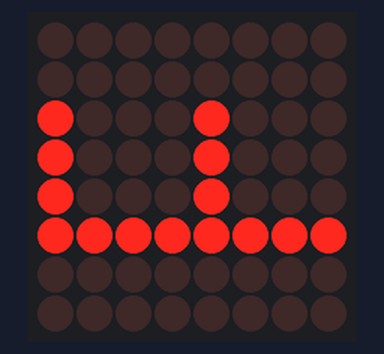
Simulated run of this sketch. Board: Arduino Uno, built with avr-gcc and run on an emulated ATmega328P. Shown: 8×8 LED matrix.

Above: at 0.15 s.
At 1.05 s:
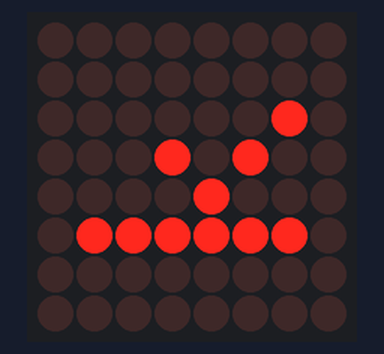
At 1.96 s:
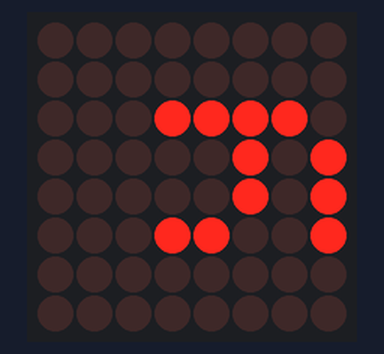
At 2.8 s:
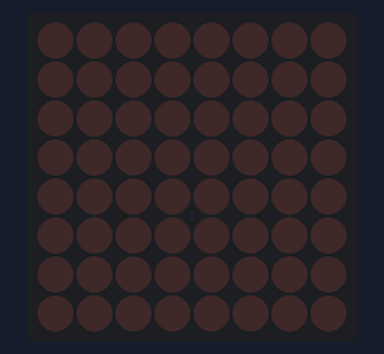
At 11.5 s:
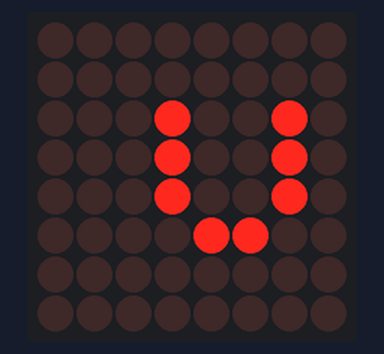

Measured:
- by itself, everything shown: repeats every 10.7 s, in 109 steps
- what the display in image 3 shows lasts 0.9 s, from 2.7 s to 3.6 s

The sketch:

LEDDotMatrix.ino
```cpp
#include "Write.h"
#include "HiAnxiety.h"
//We always have to include the library
#include "LedControl.h"

/*
 Now we need a LedControl to work with.
 ***** These pin numbers will probably not work with your hardware *****
 pin 12 is connected to the DataIn
 pin 11 is connected to the CLK
 pin 10 is connected to LOAD
 We have only a single MAX72XX.
 */
LedControl lc = LedControl(12,11,10,1);

/* we always wait a bit between updates of the display */
unsigned long delaytime=300;

void setup() {
  /*
   The MAX72XX is in power-saving mode on startup,
   we have to do a wakeup call
   */
  lc.shutdown(0,false);
  /* Set the brightness to a medium values */
  lc.setIntensity(0,5);
  /* and clear the display */
  lc.clearDisplay(0);
}


void loop() {
  writeDemo(&lc);
  hiAnxiety(&lc);
}
```

HiAnxiety.cpp
```cpp
#include "HiAnxiety.h"

void paintFrame(LedControl *lc, byte *frame)
{
  for(int i = 0; i < 8; i++)
  {
    lc->setRow(0,i,frame[i]);
  }

  delay(70);
}

void paintScene(LedControl *lc)
{
  byte _blank[8]={B00000000,B00000000,B00000000,B00000000,B00000000,B00000000,B00000000,B00000000};

  byte _F1[8]={B11111111,B10000001,B10000001,B10000001,B10000001,B10000001,B10000001,B11111111};
  byte _F2[8]={B00000000,B01111110,B01000010,B01000010,B01000010,B01000010,B01111110,B00000000};
  byte _F3[8]={B00000000,B00000000,B00111100,B00100100,B00100100,B00111100,B00000000,B00000000};
  byte _F4[8]={B00000000,B00000000,B00000000,B00011000,B00011000,B00000000,B00000000,B00000000};

  paintFrame(lc, _F1);
  paintFrame(lc, _F2);
  paintFrame(lc, _F3);
  paintFrame(lc, _F4);
  paintFrame(lc, _blank);

}

void hiAnxiety(LedControl *lc)
{
  for( int i = 0; i < 20; i++)
    paintScene(lc);
}
```

HiAnxiety.h
```cpp
#ifndef HIANXIETY_H
#define HIANXIETY_H

#include "LedControl.h"

void paintFrame(LedControl *lc, byte *frame);
void paintScene(LedControl *lc);
void hiAnxiety(LedControl *lc);

#endif // WRITE_H
```

Write.cpp
```cpp
#include "Write.h"

void writeLetter(LedControl *lc, byte *letter)
{
  for(int i = 0; i < 8; i++)
  {
    lc->setRow(0,i,letter[i]);
  }

  delay(300);
}

void writeDemo(LedControl *lc)
{
  byte _blank[8]={B00000000,B00000000,B00000000,B00000000,B00000000,B00000000,B00000000,B00000000};

  byte _F[8]={B00000000,B00000000,B10001000,B10001000,B10001000,B11111111,B00000000,B00000000};
  byte _c[8]={B00000000,B00000000,B00010010,B00010010,B00010010,B00001100,B00000000,B00000000};
  byte _k[8]={B00000000,B00000000,B00000010,B00010100,B00001000,B01111110,B00000000,B00000000};
  byte _o[8]={B00000000,B00001100,B00010010,B00010010,B00010010,B00001100,B00000000,B00000000};
  byte _u[8]={B00000000,B00000000,B00011110,B00000010,B00000010,B00011100,B00000000,B00000000};
  byte _y[8]={B00000000,B00000000,B00011110,B00000101,B00000101,B00011001,B00000000,B00000000};

  writeLetter(lc, _F);
  writeLetter(lc, _u);
  writeLetter(lc, _c);
  writeLetter(lc, _k);
  writeLetter(lc, _blank);
  writeLetter(lc, _blank);
  writeLetter(lc, _y);
  writeLetter(lc, _o);
  writeLetter(lc, _u);
  writeLetter(lc, _blank);
  writeLetter(lc, _blank);
  writeLetter(lc, _blank);
}
```

Write.h
```cpp
#ifndef WRITE_H
#define WRITE_H

#include "LedControl.h"


  /* here is the data for the characters */

//  byte d[5]={B00011100,B00100010,B00100010,B00010010,B11111110};
//  byte u[5]={B00111100,B00000010,B00000010,B00000100,B00111110};
//  byte i[5]={B00000000,B00100010,B10111110,B00000010,B00000000};
//  byte n[5]={B00111110,B00010000,B00100000,B00100000,B00011110};
//  byte o[5]={B00011100,B00100010,B00100010,B00100010,B00011100};

void writeLetter(LedControl *lc, byte *letter);

void writeDemo(LedControl *lc);

#endif // WRITE_H
```
